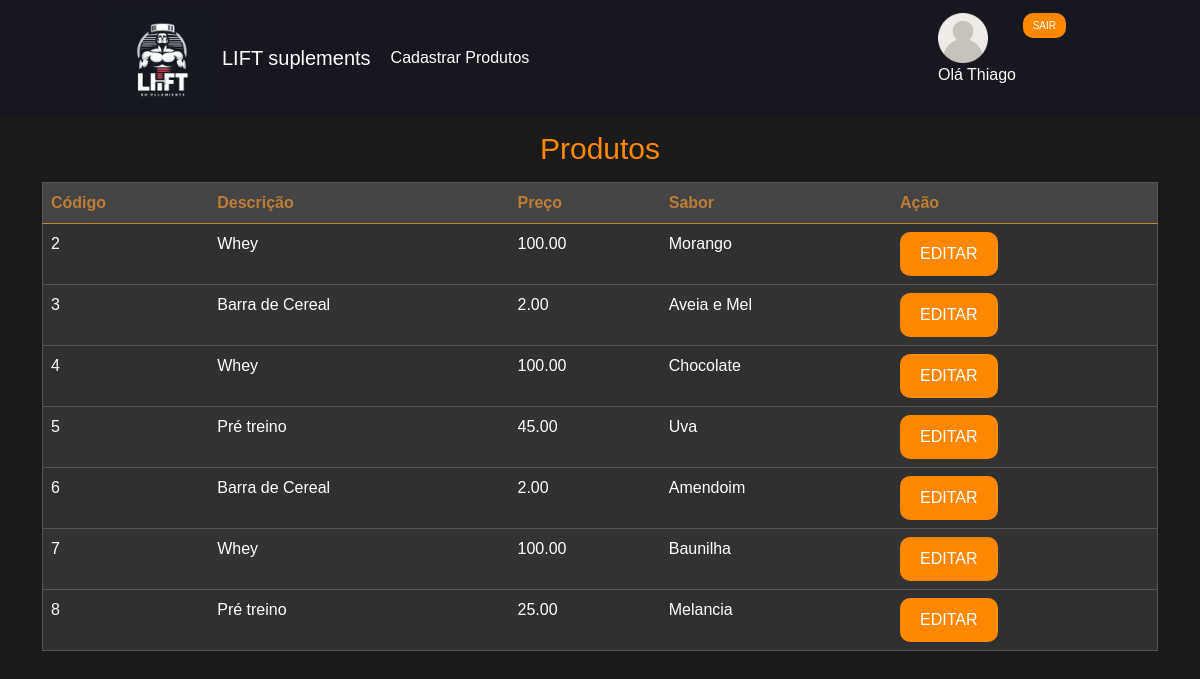
The app's page /home.php (signed in) with its own data.
### tables this page shows
CREATE TABLE `produto` (
  `codigo` int(4) NOT NULL,
  `descricao` varchar(100) NOT NULL,
  `preco` float NOT NULL,
  `sabor` varchar(100) NOT NULL
);

### conexaoBD.php (called while the page is built, shortened)
<?php
if (!function_exists('query')) {
    function query($sql)
    {
        global $conexao;
        mysqli_query($conexao, "SET CHARACTER SET utf8");
        $query = mysqli_query($conexao, $sql) or
            die(mysqli_error($conexao));
        return $query;
    }
}

### crudProdutos.php (called while the page is built, shortened)
<?php
include 'conexaoBD.php';
function mostrarProdutos()
{
    $resultados = query("SELECT * FROM produto");
    return $resultados;
}

### home.php (the view, shortened to what this page needs)
<!DOCTYPE html>
<html lang="pt-br">
<head>
    <link href="https://cdn.jsdelivr.net/npm/bootstrap@5.0.2/dist/css/bootstrap.min.css" rel="stylesheet">
    <link rel="stylesheet" href="geral.css">
</head>
<body>
    <nav class="navbar navbar-expand-lg bg-body-tertiary" id="navbar">
        <img src="logo2.jpg" alt="" width="100" height="100">
        <div class="container-fluid">
            <a class="navbar-brand" href="home.php">LIFT suplements</a>
            <div class="container-fluid">
                <div class="collapse navbar-collapse" id="navbarSupportedContent">
                    <ul class="navbar-nav me-auto mb-2 mb-lg-0">
                        <li class="nav-item">
                            <a class="nav-link" href="cadastrarProdutos.php">Cadastrar Produtos</a>
                        </li>
                    </ul>
                    <ul class="perfil">
                        <form method="post" action="controleUsuario.php">
                            <button type="submit" name="opcao" value="Sair" class="btnsair">Sair</button>
                        </form>
                        <img src="foto.png" alt="" class="foto">
                        <div class="nome">
                            <?php
                            if (isset($_SESSION["nome"])) {
                                echo 'Olá ', $_SESSION['nome'];
                            } else {
                                header("Location: paginaLogin.php");
                            }
                            ?>
                        </div>
                    </ul>
                </div>
            </div>
    </nav>
    <div class="container">
        <h1>Produtos</h1>
        <table class="table table-striped">
            <thead>
                <tr>
                    <th scope="col">Código</th>
                    <th scope="col">Descrição</th>
                    <th scope="col">Preço</th>
                    <th scope="col">Sabor</th>
                    <th scope="col">Ação</th>
                </tr>
            </thead>
            <tbody>
                <?php
                include 'crudProdutos.php';
                $resultados = mostrarProdutos();
                foreach ($resultados as $linha) {
                ?>
                    <tr>
                        <td><?php echo $linha['codigo']; ?></td>
                        <td><?php echo $linha['descricao']; ?></td>
                        <td><?php echo number_format($linha['preco'], 2); ?></td>
                        <td><?php echo $linha['sabor']; ?></td>
                        <td><a class="btn btn-success" id="textbtn" href="editarProdutos.php?codigo=<?php echo $linha['codigo']; ?>">Editar</a></td>
                    </tr>
                <?php
                }
                ?>
            </tbody>
        </table>
    </div>
</body>
</html>

### geral.css (style rules this page uses)
body { background-color: #1a1a1a; color: #fff; font-family: Helvetica, Arial, sans-serif; }
.navbar-nav .nav-link { color: #fff; }
.btn { background-color: #ff8800; color: #fff; border: none; padding: 10px 20px; border-radius: 10px; text-transform: uppercase; cursor: pointer; }
.table { background-color: #333333; color: #fff; border: 1px solid #555555; }
.table th { background-color: #444444; color: #bd7d34; }
.table a { color: #ff8800; text-decoration: none; }
.table td { color: #ffffff; }
#textbtn { color: #fff; }
h1 { color: #ff8800; margin: auto; text-align: center; font-size: 30px; margin-top: 15px; margin-bottom: 15px; }
img { margin: auto; margin-left: 110px; }
.navbar-brand { margin: auto; color: #fff; }
.perfil { margin-right: 110px; border-radius: 50%; }
.foto { width: 50px; height: 50px; margin: auto; }
.btnsair { background-color: #ff8800; color: #fff; border: none; padding: 5px 10px; border-radius: 10px; text-transform: uppercase; cursor: pointer; font-size: 10px; float: right; margin-left: 20px; }
.nome { margin-right: 50px; text-align: left; }
#navbar { background-color: #17171f; }

### records on screen
produto: codigo "2", descricao "Whey", preco "100.00", sabor "Morango"
produto: codigo "3", descricao "Barra de Cereal", preco "2.00", sabor "Aveia e Mel"
produto: codigo "4", descricao "Whey", preco "100.00", sabor "Chocolate"
produto: codigo "5", descricao "Pré treino", preco "45.00", sabor "Uva"
produto: codigo "6", descricao "Barra de Cereal", preco "2.00", sabor "Amendoim"
produto: codigo "7", descricao "Whey", preco "100.00", sabor "Baunilha"
produto: codigo "8", descricao "Pré treino", preco "25.00", sabor "Melancia"

### other values on screen
$_SESSION['nome'] "Thiago"
